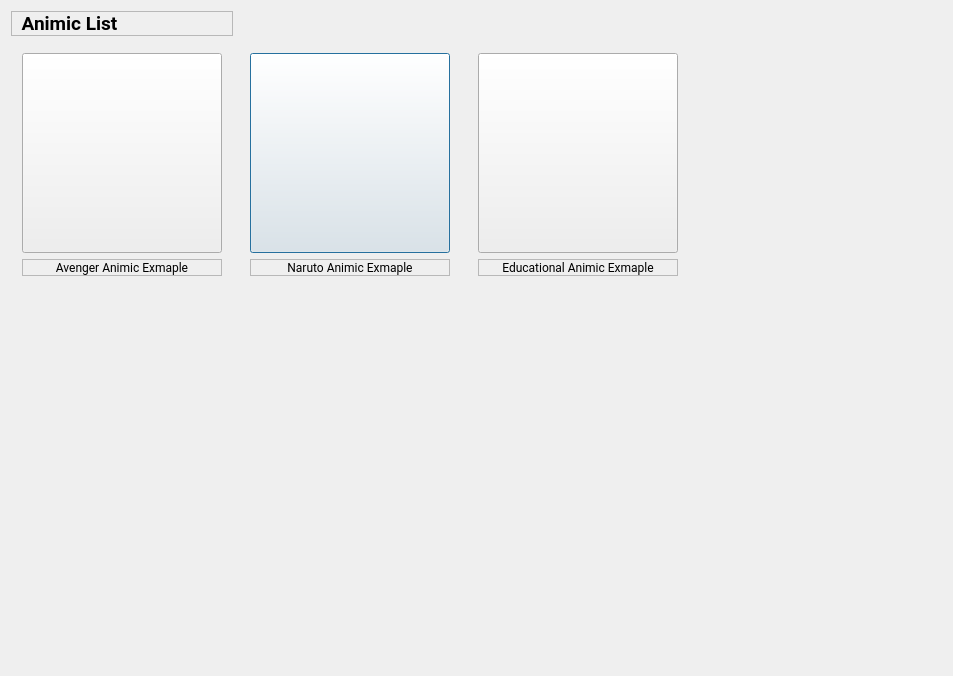
<?xml version="1.0" encoding="UTF-8"?>
<ui version="4.0">
 <class>AnimicViewer</class>
 <widget class="QDialog" name="AnimicViewer">
  <property name="geometry">
   <rect>
    <x>0</x>
    <y>0</y>
    <width>953</width>
    <height>676</height>
   </rect>
  </property>
  <property name="windowTitle">
   <string>AnimicViewer</string>
  </property>
  <layout class="QGridLayout" name="gridLayout_2">
   <item row="2" column="0">
    <spacer name="verticalSpacer">
     <property name="orientation">
      <enum>Qt::Vertical</enum>
     </property>
     <property name="sizeHint" stdset="0">
      <size>
       <width>20</width>
       <height>40</height>
      </size>
     </property>
    </spacer>
   </item>
   <item row="1" column="2">
    <widget class="QWidget" name="widget_2" native="true">
     <layout class="QVBoxLayout" name="verticalLayout">
      <item>
       <widget class="QPushButton" name="narutoButton">
        <property name="sizePolicy">
         <sizepolicy hsizetype="Fixed" vsizetype="Fixed">
          <horstretch>0</horstretch>
          <verstretch>0</verstretch>
         </sizepolicy>
        </property>
        <property name="minimumSize">
         <size>
          <width>200</width>
          <height>200</height>
         </size>
        </property>
        <property name="text">
         <string/>
        </property>
        <property name="icon">
         <iconset>
          <normaloff>../../../Documents/Academic/CAT 400 FYP/Report/naruto.jpg</normaloff>../../../Documents/Academic/CAT 400 FYP/Report/naruto.jpg</iconset>
        </property>
        <property name="iconSize">
         <size>
          <width>200</width>
          <height>200</height>
         </size>
        </property>
       </widget>
      </item>
      <item>
       <widget class="QLabel" name="label">
        <property name="font">
         <font>
          <family>Roboto</family>
         </font>
        </property>
        <property name="frameShape">
         <enum>QFrame::StyledPanel</enum>
        </property>
        <property name="text">
         <string>Naruto Animic Exmaple</string>
        </property>
        <property name="alignment">
         <set>Qt::AlignCenter</set>
        </property>
       </widget>
      </item>
     </layout>
    </widget>
   </item>
   <item row="1" column="4">
    <widget class="QWidget" name="widget_3" native="true">
     <layout class="QVBoxLayout" name="verticalLayout_5">
      <item>
       <widget class="QPushButton" name="eduButton">
        <property name="sizePolicy">
         <sizepolicy hsizetype="Fixed" vsizetype="Fixed">
          <horstretch>0</horstretch>
          <verstretch>0</verstretch>
         </sizepolicy>
        </property>
        <property name="minimumSize">
         <size>
          <width>200</width>
          <height>200</height>
         </size>
        </property>
        <property name="text">
         <string/>
        </property>
        <property name="icon">
         <iconset>
          <normaloff>../../../Digital Art/Asset/LogoWithBg.jpg</normaloff>../../../Digital Art/Asset/LogoWithBg.jpg</iconset>
        </property>
        <property name="iconSize">
         <size>
          <width>200</width>
          <height>200</height>
         </size>
        </property>
       </widget>
      </item>
      <item>
       <widget class="QLabel" name="label_5">
        <property name="font">
         <font>
          <family>Roboto</family>
         </font>
        </property>
        <property name="frameShape">
         <enum>QFrame::StyledPanel</enum>
        </property>
        <property name="text">
         <string>Educational Animic Exmaple</string>
        </property>
        <property name="alignment">
         <set>Qt::AlignCenter</set>
        </property>
       </widget>
      </item>
     </layout>
    </widget>
   </item>
   <item row="0" column="0">
    <widget class="QLabel" name="label_6">
     <property name="font">
      <font>
       <family>Roboto</family>
       <pointsize>14</pointsize>
       <weight>75</weight>
       <bold>true</bold>
      </font>
     </property>
     <property name="frameShape">
      <enum>QFrame::StyledPanel</enum>
     </property>
     <property name="lineWidth">
      <number>2</number>
     </property>
     <property name="text">
      <string> Animic List</string>
     </property>
     <property name="margin">
      <number>2</number>
     </property>
    </widget>
   </item>
   <item row="1" column="5">
    <spacer name="horizontalSpacer">
     <property name="orientation">
      <enum>Qt::Horizontal</enum>
     </property>
     <property name="sizeHint" stdset="0">
      <size>
       <width>40</width>
       <height>20</height>
      </size>
     </property>
    </spacer>
   </item>
   <item row="1" column="0">
    <widget class="QWidget" name="widget" native="true">
     <layout class="QVBoxLayout" name="verticalLayout_3">
      <item>
       <widget class="QPushButton" name="avengerButton">
        <property name="sizePolicy">
         <sizepolicy hsizetype="Fixed" vsizetype="Fixed">
          <horstretch>0</horstretch>
          <verstretch>0</verstretch>
         </sizepolicy>
        </property>
        <property name="minimumSize">
         <size>
          <width>200</width>
          <height>200</height>
         </size>
        </property>
        <property name="text">
         <string/>
        </property>
        <property name="icon">
         <iconset>
          <normaloff>../../../Documents/Academic/CAT 400 FYP/Report/avenger.jpg</normaloff>../../../Documents/Academic/CAT 400 FYP/Report/avenger.jpg</iconset>
        </property>
        <property name="iconSize">
         <size>
          <width>200</width>
          <height>200</height>
         </size>
        </property>
       </widget>
      </item>
      <item>
       <widget class="QLabel" name="label_4">
        <property name="font">
         <font>
          <family>Roboto</family>
         </font>
        </property>
        <property name="frameShape">
         <enum>QFrame::StyledPanel</enum>
        </property>
        <property name="text">
         <string>Avenger Animic Exmaple</string>
        </property>
        <property name="alignment">
         <set>Qt::AlignCenter</set>
        </property>
       </widget>
      </item>
     </layout>
    </widget>
   </item>
  </layout>
 </widget>
 <layoutdefault spacing="6" margin="11"/>
 <resources/>
 <connections/>
</ui>
